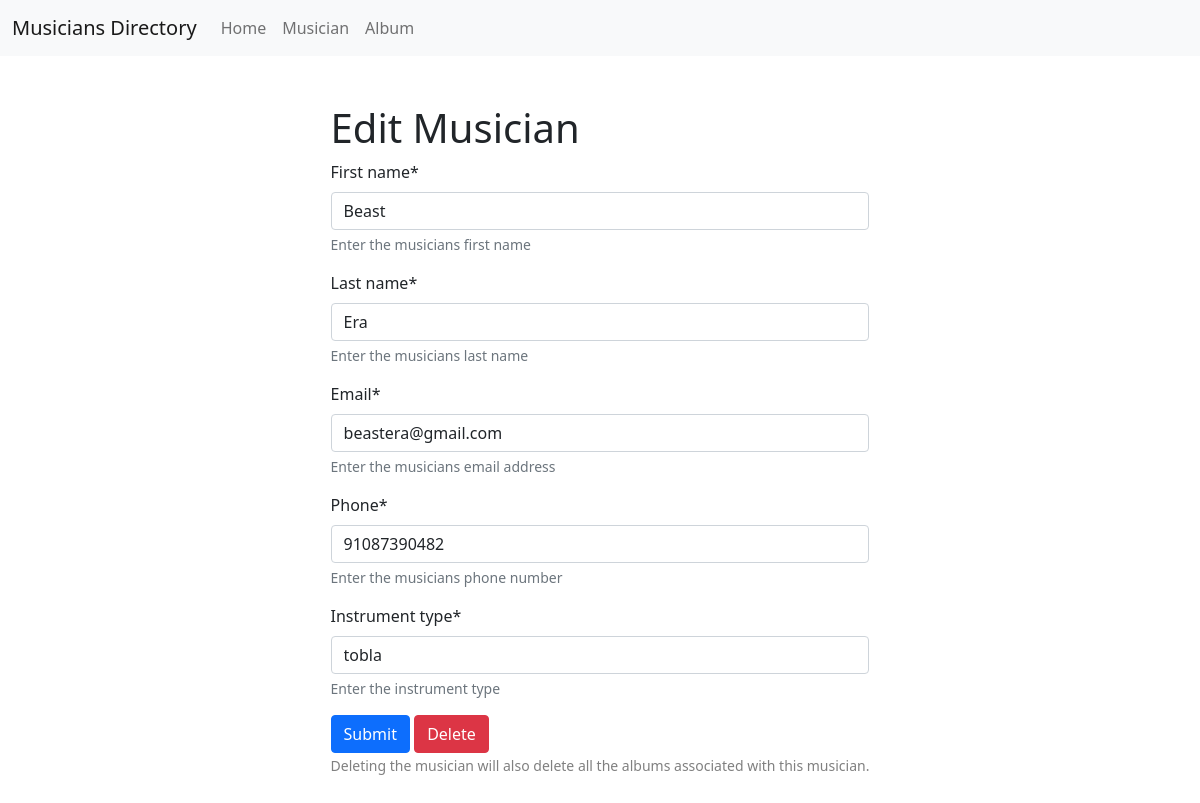
Screenshot of /musician/edit/4 with the database file from the repository.
### musician/models.py (models this page shows, shortened)
class Musician(models.Model):
    first_name = models.CharField(max_length=50, help_text="Enter the musicians first name")
    last_name = models.CharField(max_length=50, help_text="Enter the musicians last name")
    email = models.EmailField(help_text="Enter the musicians email address")
    phone = models.CharField(max_length=11, help_text="Enter the musicians phone number")
    instrument_type = models.CharField(max_length=100, help_text="Enter the instrument type")

### musician/views.py (the view)
# urls.py: path('edit/<int:id>', views.edit_musician, name='edit_musician'),
def edit_musician(request, id):
    try:
        musician = models.Musician.objects.get(pk=id)
        if request.method == 'POST':
            form = forms.MusicianForm(request.POST, instance=musician)
            form.save()
            return redirect("home")
        form = forms.MusicianForm(instance=musician)
        return render(request, "edit_musician.html", {'form': form, 'musician_id': id})
    except:
        return redirect("home")

### musician/forms.py
class MusicianForm(forms.ModelForm):
    class Meta:
        model = models.Musician
        fields = "__all__"

### musician/templates/edit_musician.html
{% extends "base.html" %} {% block body %}
<h1>Edit Musician</h1>
<form method="post">
	{% load crispy_forms_tags %} {% csrf_token %} {{ form | crispy }}
	<div>
		<button class="btn btn-primary">Submit</button>
		<a href="{% url 'delete_musician' musician_id %}" class="btn btn-danger">Delete</a>
	<div>
	<small style="color: grey;">
		Deleting the musician will also delete all the albums associated with this musician.
	</small>
</form>
{% endblock body %}

### rows the page displays
Musician: first_name "Beast", last_name "Era", email "beastera@gmail.com", phone "91087390482", instrument_type "tobla"
